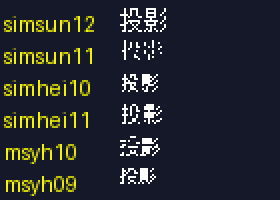

Reproduce this figure in Python.
# -*- coding: utf-8 -*-
"""试验：不同字体/字号下“投影”二值化的可读性，输出对比图。"""
import os
from PIL import Image, ImageDraw, ImageFont

OUT = os.path.join(os.path.dirname(os.path.dirname(os.path.abspath(__file__))), "assets")
os.makedirs(OUT, exist_ok=True)

cands = [
    ("simsun12", r"C:\Windows\Fonts\simsun.ttc", 12),
    ("simsun11", r"C:\Windows\Fonts\simsun.ttc", 11),
    ("simhei10", r"C:\Windows\Fonts\simhei.ttf", 10),
    ("simhei11", r"C:\Windows\Fonts\simhei.ttf", 11),
    ("msyh10", r"C:\Windows\Fonts\msyh.ttc", 10),
    ("msyh09", r"C:\Windows\Fonts\msyh.ttc", 9),
]

rows = []
for name, path, size in cands:
    if not os.path.exists(path):
        continue
    font = ImageFont.truetype(path, size)
    im = Image.new("L", (40, 20), 0)
    d = ImageDraw.Draw(im)
    d.text((0, 0), "投影", font=font, fill=255)
    bbox = im.getbbox() or (0, 0, 1, 1)
    im = im.crop(bbox)
    # 二值化
    bin_im = Image.new("RGBA", im.size, (0, 0, 0, 0))
    bp = bin_im.load()
    ip = im.load()
    for y in range(im.size[1]):
        for x in range(im.size[0]):
            if ip[x, y] >= 120:
                bp[x, y] = (255, 255, 255, 255)
    rows.append((name, bin_im))

# 拼成一张图：左灰度、右二值，逐行标注
pad = 4
label_w = 60
cell_h = max(im.size[1] for _, im in rows) + pad
total_w = label_w + 40 + 40
total_h = cell_h * len(rows) + pad
canvas = Image.new("RGBA", (total_w, total_h), (20, 24, 40, 255))
from PIL import ImageDraw as ID
d = ID.Draw(canvas)
y = pad
for name, im in rows:
    d.text((2, y + 2), name, fill=(255, 255, 0, 255))
    # 二值图
    canvas.alpha_composite(im, (label_w, y))
    # 放大预览放在右边（4x）
    big = im.resize((im.size[0] * 4, im.size[1] * 4), Image.NEAREST)
    if label_w + 40 + big.size[0] <= total_w:
        canvas.alpha_composite(big, (label_w + 40, y))
    y += cell_h

out = os.path.join(OUT, "_font_test.png")
canvas.resize((canvas.size[0] * 2, canvas.size[1] * 2), Image.NEAREST).save(out)
print("saved", out, canvas.size)
